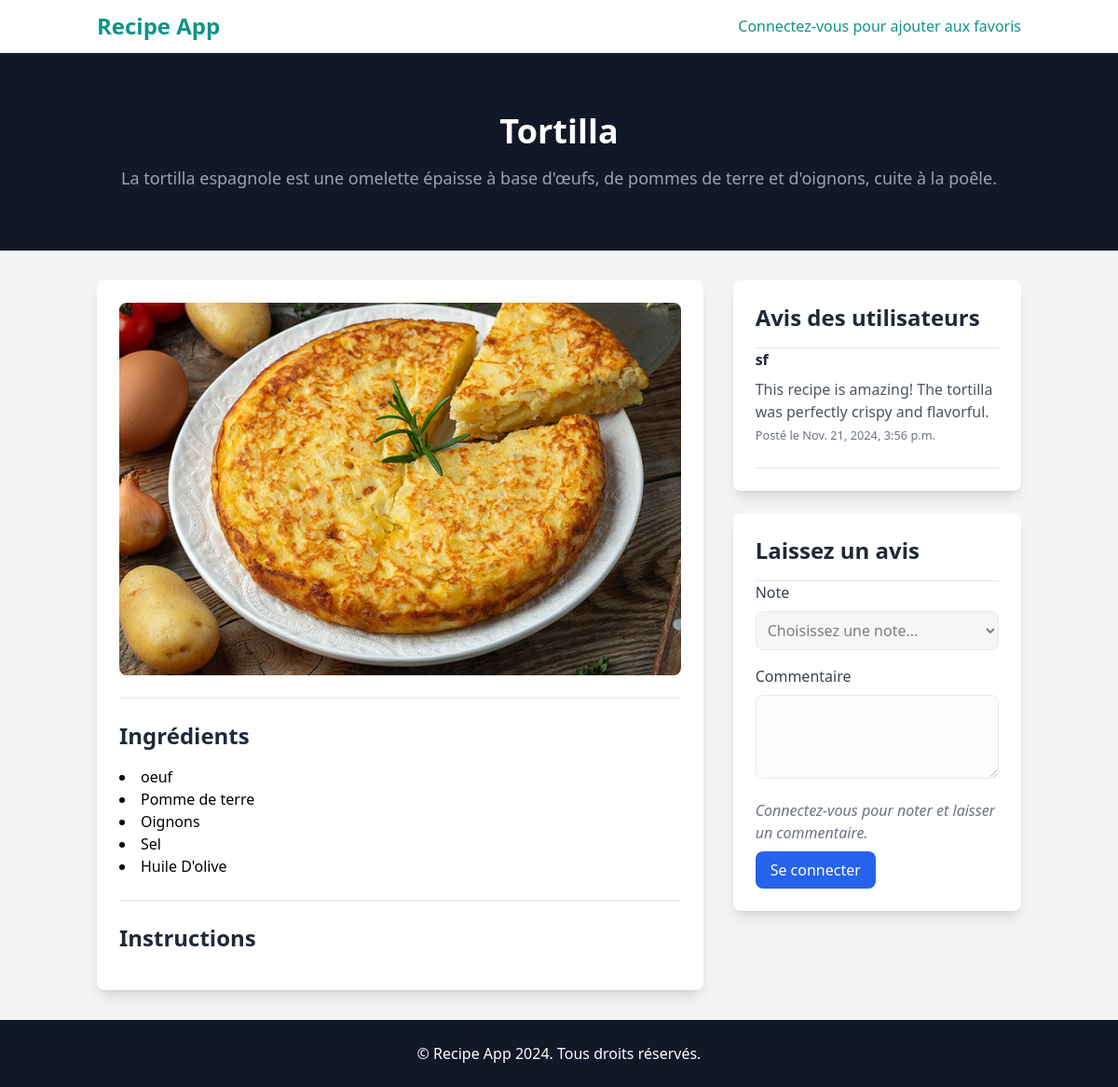
The page /recipes/4 on the database its author committed.
### recipes/models.py (models this page shows, shortened)
class Recipe(models.Model):
    title = models.CharField(max_length=200)  # Titre de la recette
    description = models.TextField()  # Description détaillée de la recette
    user = models.ForeignKey(User, on_delete=models.SET_NULL, null=True, blank=True)  # Utilisateur ayant créé la recette
    image = models.ImageField(upload_to='recipes_photos/', default="https://dummyimage.com/450x300/dee2e6/6c757d.jpg")  # Image de la recette

class Ingredient(models.Model):
    produit = models.ForeignKey(Produit, on_delete=models.CASCADE)  # Référence au produit (ingrédient)
    recette = models.ForeignKey(Recipe, on_delete=models.CASCADE)  # Référence à la recette à laquelle l'ingrédient appartient
    qtté = models.TextField()  # Quantité de l'ingrédient utilisée dans la recette

class Produit(models.Model):
    name = models.CharField(max_length=100)

class Avis(models.Model):
    user = models.ForeignKey(User, on_delete=models.CASCADE)  # Utilisateur ayant écrit l'avis
    recipe = models.ForeignKey(Recipe, on_delete=models.CASCADE)  # Recette à laquelle cet avis se rapporte
    content = models.TextField()  # Contenu de l'avis
    rating = models.PositiveIntegerField(default=0)  # Note (optionnelle) de l'avis
    created_at = models.DateTimeField(auto_now_add=True)  # Timestamp de la création de l'avis

### recipes/views.py (the view)
# urls.py: path('<int:recipe_id>',recipes.views.recette_info, name="recette_info"),
def recette_info(request, recipe_id):
    try:
        recette = Recipe.objects.get(id=recipe_id)
    except Recipe.DoesNotExist:
        return HttpResponse("Recipe not found", status=404)
    is_favorited = Favorites.objects.filter(user=request.user, recette=recette).exists() if request.user.is_authenticated else False
    reviews = Avis.objects.filter(recipe=recette)
    ingredients = Ingredient.objects.filter(recette=recette)
    steps = Step.objects.filter(recipe=recette)
    return render(request, 'recipes/recette_info.html', {'recette': recette, 'is_favorited': is_favorited, 'reviews': reviews, 'ingredients': ingredients, 'steps': steps})

### recipes/templates/recipes/recette_info.html (shortened to what this page needs)
<!DOCTYPE html>
<html lang="en">
<head>
    <script src="https://cdn.tailwindcss.com"></script>
</head>
<body class="font-sans antialiased bg-gray-100">
    <nav class="bg-white border-b border-gray-200">
        <div class="container mx-auto px-4 py-3 flex justify-between items-center">
            <a href="{% url 'recipes' %}" class="text-2xl font-semibold text-teal-600">Recipe App</a>
            <div class="flex items-center space-x-4">
                {% if user.is_authenticated %}
                <form method="post" action="{% url 'toggle_favorite' recette.id %}" class="flex items-center space-x-2">
                    {% csrf_token %}
                    {% if is_favorited %}
                    <button type="submit" class="bg-red-600 text-white px-4 py-2 rounded-lg">
                        Retirer des favoris
                    </button>
                    {% else %}
                    <button type="submit" class="bg-teal-600 text-white px-4 py-2 rounded-lg">
                        Ajouter aux favoris
                    </button>
                    {% endif %}
                </form>
                {% else %}
                <a href="{% url 'login' %}" class="text-teal-600 hover:underline">
                    Connectez-vous pour ajouter aux favoris
                </a>
                {% endif %}
            </div>
        </div>
    </nav>
    <header class="bg-gray-900 py-16">
        <div class="container mx-auto text-center text-white">
            <h1 class="text-4xl font-bold">{{ recette.title }}</h1>
            <p class="text-lg mt-4 text-gray-400">{{ recette.description }}</p>
        </div>
    </header>
    <main class="container mx-auto px-4 py-8">
        <div class="grid grid-cols-1 lg:grid-cols-3 gap-8">
            <div class="lg:col-span-2 bg-white p-6 rounded-lg shadow-lg">
                <img src="../../../recipes_photos/{{recette.image }}" class="w-full h-[400px] object-cover rounded-lg"
                    onerror="this.onerror=null; this.src='https://dummyimage.com/900x400/ced4da/6c757d.jpg';">
                <hr class="my-6">
                <h2 class="text-2xl font-semibold text-gray-800 mb-4">Ingrédients</h2>
                <div class="grid grid-cols-2 gap-4">
                    <ul class="list-disc list-inside">
                        {% for ingredient in ingredients %}
                        <li>{{ ingredient.produit.name }}</li>
                        {% endfor %}
                    </ul>
                </div>
                <hr class="my-6">
                <h2 class="text-2xl font-semibold text-gray-800 mb-4">Instructions</h2>
            </div>
            <div>
                <div class="bg-white p-6 rounded-lg shadow-lg mb-6">
                    <h2 class="text-2xl font-semibold text-gray-800 mb-4">Avis des utilisateurs</h2>
                    <hr>
                    <div class="space-y-6">
                        {% for review in reviews %}
                        <div class="flex justify-between items-center">
                            <div>
                                <h6 class="font-bold text-gray-800">{{ review.user.username }}</h6>
                                <p class="text-gray-600 mt-2">{{ review.content }}</p>
                                <small class="text-gray-500">Posté le {{ review.created_at }}</small>
                            </div>
                        </div>
                        <hr>
                        {% endfor %}
                    </div>
                </div>
                <div class="bg-white p-6 rounded-lg shadow-lg">
                    <h2 class="text-2xl font-semibold text-gray-800 mb-4">Laissez un avis</h2>
                    <hr>
                    <form action="{% url 'submit_review' %}" method="post">
                        <div class="mb-4">
                            <label for="rating" class="block text-gray-700 font-medium mb-2">Note</label>
                            <select name="rating" id="rating"
                                class="w-full border border-gray-300 rounded-lg p-2 opacity-50" {% if not user.is_authenticated %} disabled {% endif %}>
                                <option value="" disabled selected>Choisissez une note...</option>
                            </select>
                        </div>
                        <div class="mb-4">
                            <label for="comment" class="block text-gray-700 font-medium mb-2">Commentaire</label>
                            <textarea name="comment" id="comment"
                                class="w-full border border-gray-300 rounded-lg p-2 opacity-50" rows="3"
                                placeholder="Connectez-vous pour écrire un commentaire." {% if not user.is_authenticated %} disabled {% endif %} required>
                            </textarea>
                        </div>
                    </form>
                    {% if not user.is_authenticated %}
                    <div class="mt-4">
                        <p class="text-gray-500 italic">
                            Connectez-vous pour noter et laisser un commentaire.
                        </p>
                        <a href="{% url 'login' %}"
                            class="btn bg-blue-600 text-white px-4 py-2 rounded-lg mt-2 inline-block">Se connecter</a>
                    </div>
                    {% endif %}
                </div>
            </div>
        </div>
    </main>
    <footer class="bg-gray-900 py-6">
        <div class="container mx-auto text-center text-white">
            <p>&copy; Recipe App 2024. Tous droits réservés.</p>
        </div>
    </footer>
</body>
</html>

### rows shown on the page
Recipe: title "Tortilla", description "La tortilla espagnole est une omelette épaisse à base d'œufs, de pommes de terre et d'oignons, cuite à la poêle.", image (picture)
Ingredient: produit.name "oeuf"
Ingredient: produit.name "Pomme de terre"
Ingredient: produit.name "Oignons"
Ingredient: produit.name "Sel"
Ingredient: produit.name "Huile D'olive"
Avis: user.username "sf", content "This recipe is amazing! The tortilla was perfectly crispy and flavorful.", created_at "Nov. 21, 2024, 3:56 p.m."
